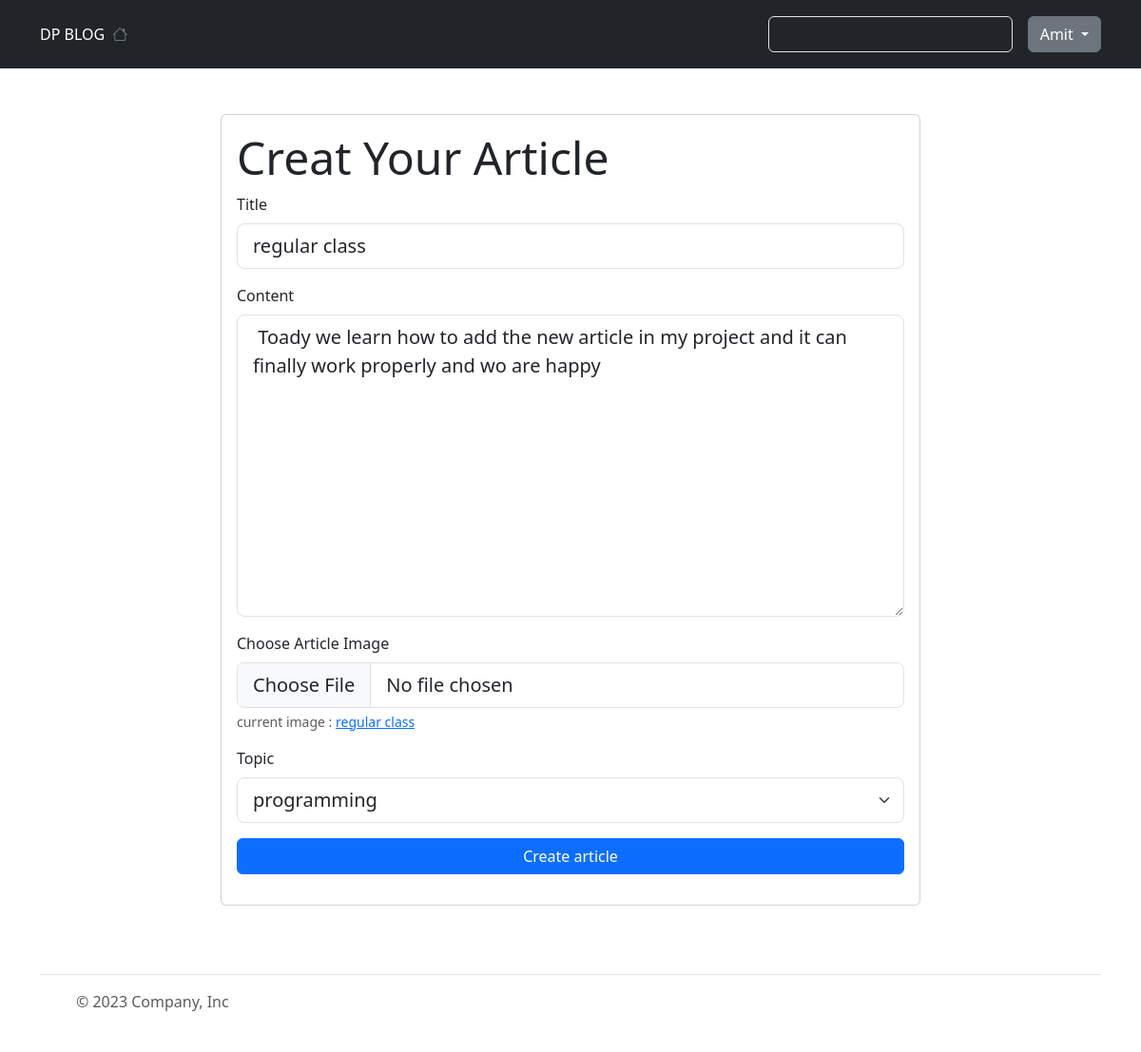
The app's page /article/7/edit (signed in), older data.
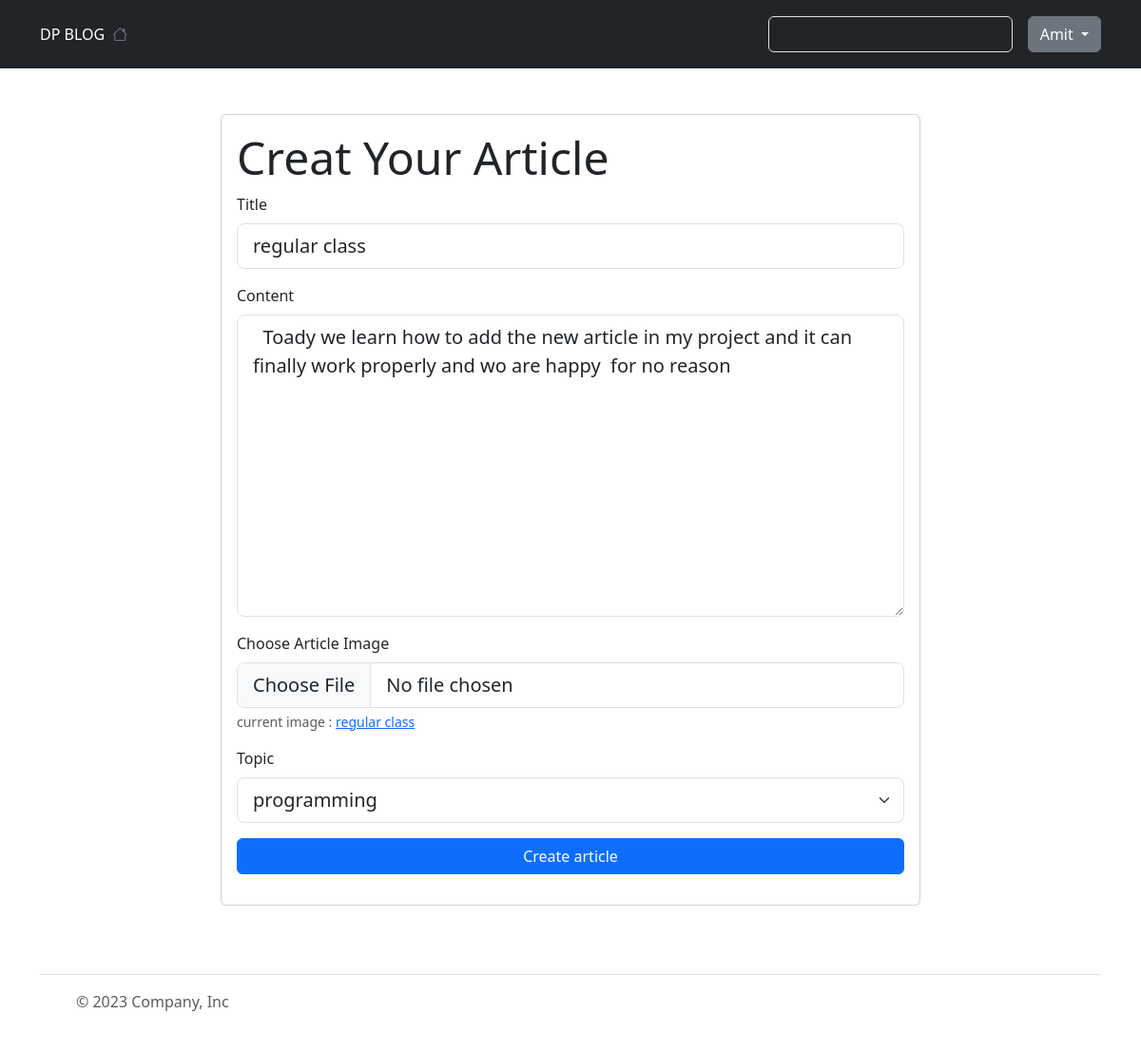
The same page, newer data.
### blog/models.py (models this page shows, shortened)
class Article(models.Model):
    title= models.CharField("Article title", max_length=100)
    image = models.ImageField("Article title ", upload_to="article/image")
    content = models.TextField()
    topic = models.ForeignKey(Topic, on_delete=models.CASCADE)
    create_at = models.DateTimeField(auto_now=True)
    author = models.ForeignKey("auth.user",on_delete=models.CASCADE)
    like = models.PositiveIntegerField("Total like ",default=0)

class Topic(models.Model):
    name = models.CharField(max_length=50)

### blog/views.py (the view, shortened to what this page needs)
# urls.py: path('article/<int:id>/edit', views.edit_view, name='edit'),
@login_required
def edit_view(request, id):
    return render(request, 'blog/add.html',{
        'article' : Article.objects.get(id=id),
        'topics' : Topic.objects.all()
    })

### templates/blog/add.html (shortened to what this page needs)
{% extends 'layout/base.html' %}
{% load static %}
{% block content %}
<div class="container">
    <div class="row">
        <div class="col-lg-8 mx-auto my-5">
            <div class="card">
                <div class="card-body">
                    <h1 class="display-5">Creat Your Article</h1>
                    <form method="post" enctype="multipart/form-data" autocomplete="false">
                        <div class="mb-3">
                            <label for="title" class="form-label">Title</label>
                            <input type="text" class="form-control form-control-lg" name="title" id="title"
                                aria-describedby="helpId" placeholder="your article's title"
                                {% if article %}
                                value="{{article.title}}"
                                {% endif %}
                                />
                        </div>
                        <div class="mb-3">
                            <label for="content" class="form-label">Content</label>
                            <textarea class="form-control form-control-lg" name="content" id="content" rows="10"
                                aria-describedby="contenthelp">{% if article %} {{article.content}} {% endif %} </textarea>
                        </div>
                        <div class="mb-3">
                            <label for="image" class="form-label">Choose Article Image</label>
                            <input type="file" class="form-control  form-control-lg" name="image" id="image"
                                placeholder="select image" aria-describedby="fileHelpId"
                                />
                            <div id="fileHelpId" class="form-text">
                                {% if article %}
                                current image : <a href="{{article.image.url}}">{{article.title}}</a>
                                {% endif %}
                            </div>
                        </div>
                        <div class="mb-3">
                            <label for="topic" class="form-label">Topic</label>
                            <select class="form-select form-select-lg" name="topic" id="topic">
                                {% for topic in topics %}
                                <option value="{{ topic.id}}"
                                    {% if article.topic.name == topic.name %}
                                    selected
                                    {% endif %}>
                               {{topic.name}}
                            </option>
                            {% endfor %}
                            </select>
                        </div>
                        <div class="mb-3">
                            <div class="d-grid gap-2">
                                <button type="submit" class= "btn btn-primary">
                                    Create article
                                </button>
                            </div>
                        </div>
                    </form>
                </div>
            </div>
        </div>
    </div>
</div>
{% endblock %}

Row changes from the older to the newer data that the page shows:
changed Article "regular class": content "Toady we learn how to add the new article in my project and it can finally work properly and wo are happy" → "Toady we learn how to add the new article in my project and it can finally work properly and wo are happy for no reason"
